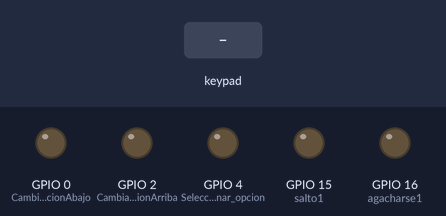
The sketch below on a simulated ESP32. Parts: output pins drawn as LEDs (lit = HIGH). The test bench sets the inputs (shaded band). Nothing arrives over Bluetooth unless stated; what the sketch prints to the serial monitor is not drawn.

Above: at 1.2 s.
1.3 s: key 'U' pressed
At 1.53 s:
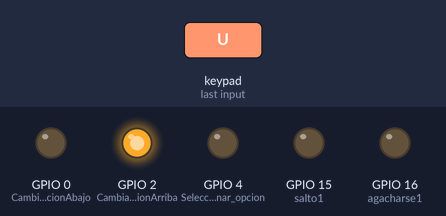
3.2 s: key 'D' pressed
At 3.43 s:
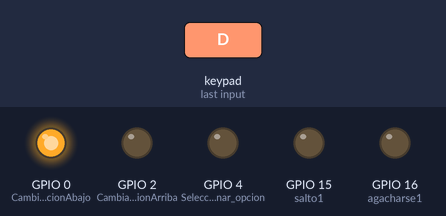
Timing chart, 0 to 6.2 s (numbered marks = the images above; inputs shaded):
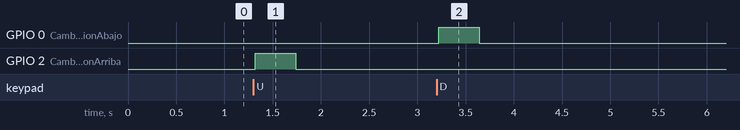

Measured:
- after the input at 1.3 s, GPIO 2 (Cambiar_opcionArriba): LOW → HIGH at once, → LOW 0.42 s later
- after the input at 3.2 s, GPIO 0 (Cambiar_opcionAbajo): LOW → HIGH at once, → LOW 0.42 s later

The sketch:

Esp32_Mando.ino
```cpp
#include <PS4Controller.h>

int   salto1 = 15;
int   agacharse1 = 16;
int   Cambiar_opcionAbajo = 0;
int   Cambiar_opcionArriba = 2;
int   Seleccionar_opcion = 4;

void notify()
{
  digitalWrite(salto1,  PS4.L1());
  digitalWrite(agacharse1, PS4.R1());
  digitalWrite(Cambiar_opcionAbajo, PS4.Down());
  digitalWrite(Cambiar_opcionArriba, PS4.Up());
  digitalWrite(Seleccionar_opcion, PS4.Cross());
}

void onConnect()
{
  Serial.println("Connected!.");
}

void onDisConnect()
{
  Serial.println("Disconnected!.");
}

void setUpPinModes()
{
  pinMode(salto1, OUTPUT);
  pinMode(agacharse1, OUTPUT);
  pinMode(Cambiar_opcionAbajo, OUTPUT);
  pinMode(Cambiar_opcionArriba, OUTPUT);
  pinMode(Seleccionar_opcion, OUTPUT);
}

void setup()
{
  setUpPinModes();
  Serial.begin(115200);
  PS4.attach(notify);
  PS4.attachOnConnect(onConnect);
  PS4.attachOnDisconnect(onDisConnect);
  PS4.begin();
  Serial.println("Ready.");
}

void loop()
{

}
```
